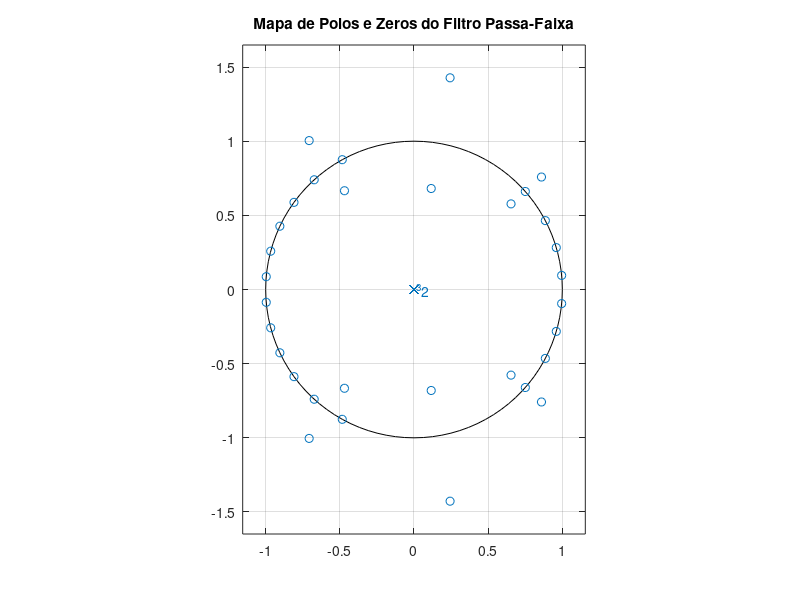

The MATLAB source for this figure:

pkg load signal
% Especificações do Filtro
ws1 = 0.3 * pi; % Borda inferior da banda de parada
ws2 = 0.6 * pi; % Borda superior da banda de parada
wp1 = 0.4 * pi; % Borda inferior da banda passante
wp2 = 0.5 * pi; % Borda superior da banda passante
As = 50;        % Atenuação em dB

% Cálculo da Ordem do Filtro
Delta_w = min(wp1 - ws1, ws2 - wp2); % Largura de transição
M = ceil(3.3 * pi / Delta_w);        % Ordem do filtro aproximada
if mod(M, 2) == 0
    M = M + 1; % Ajuste para ter uma ordem ímpar
end
n = 0:M-1; % Vetor de índices para o filtro

% Cálculo do Filtro Ideal Passa-Faixa
wc1 = (ws1 + wp1) / 2; % Frequência de corte inferior
wc2 = (wp2 + ws2) / 2; % Frequência de corte superior
hd = (sin(wc2 * (n - (M-1)/2)) - sin(wc1 * (n - (M-1)/2))) ./ (pi * (n - (M-1)/2));
hd((M-1)/2 + 1) = (wc2 - wc1) / pi; % Corrige divisão por zero no centro

% Aplicação da Janela de Hamming
w_hamming = (hamming(M))'; % Janela de Hamming
h = hd .* w_hamming;       % Filtro final no domínio do tempo

% Resposta em Frequência
[H, w] = freqz(h, 1, 1024);

% Plot da Resposta em Magnitude
figure;
% subplot(1, 2, 1);
% plot(w/pi, 20*log10(abs(H)), 'LineWidth', 1.5);
% title('Resposta em Frequência do Filtro Passa-Faixa com Janela de Hamming');
% xlabel('Frequência Normalizada (\times \pi rad/sample)');
% ylabel('Magnitude (dB)');
% grid on;
% axis([0 1 -100 5]);

% % Mapa de Polos e Zeros
% subplot(1, 2, 2);
zplane(h, 1);
title('Mapa de Polos e Zeros do Filtro Passa-Faixa');
% % pause(10);
print("trab3/5.1.png", "-dpng");